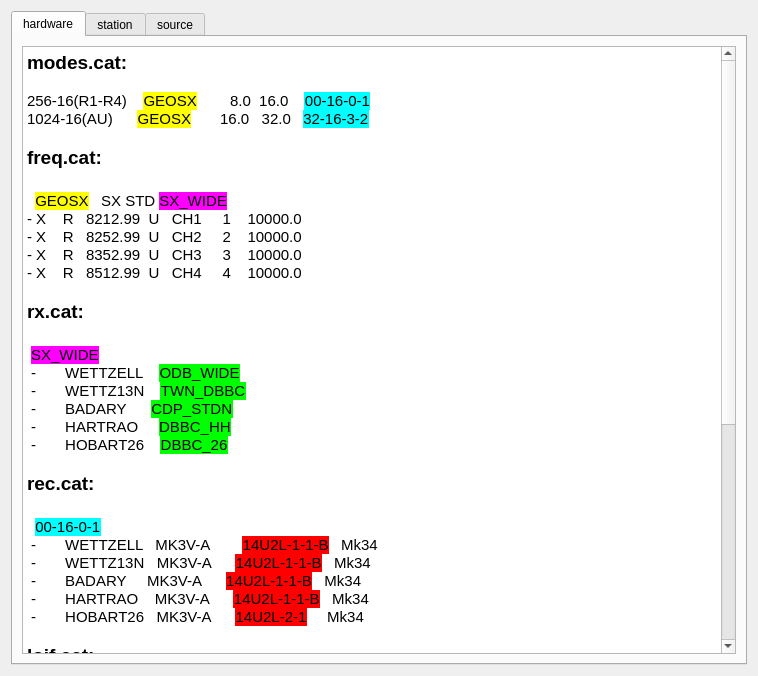
<?xml version="1.0" encoding="UTF-8"?>
<ui version="4.0">
 <class>SkedCatalogInfo</class>
 <widget class="QDialog" name="SkedCatalogInfo">
  <property name="geometry">
   <rect>
    <x>0</x>
    <y>0</y>
    <width>758</width>
    <height>676</height>
   </rect>
  </property>
  <property name="windowTitle">
   <string>Dialog</string>
  </property>
  <layout class="QVBoxLayout" name="verticalLayout_4">
   <item>
    <widget class="QTabWidget" name="tabWidget">
     <property name="currentIndex">
      <number>0</number>
     </property>
     <widget class="QWidget" name="tab">
      <attribute name="title">
       <string>hardware</string>
      </attribute>
      <layout class="QVBoxLayout" name="verticalLayout">
       <item>
        <widget class="QTextEdit" name="textEdit_2">
         <property name="readOnly">
          <bool>true</bool>
         </property>
         <property name="html">
          <string>&lt;!DOCTYPE HTML PUBLIC &quot;-//W3C//DTD HTML 4.0//EN&quot; &quot;http://www.w3.org/TR/REC-html40/strict.dtd&quot;&gt;
&lt;html&gt;&lt;head&gt;&lt;meta name=&quot;qrichtext&quot; content=&quot;1&quot; /&gt;&lt;style type=&quot;text/css&quot;&gt;
p, li { white-space: pre-wrap; }
&lt;/style&gt;&lt;/head&gt;&lt;body style=&quot; font-family:'Ubuntu'; font-size:11pt; font-weight:400; font-style:normal;&quot;&gt;
&lt;p style=&quot; margin-top:0px; margin-bottom:0px; margin-left:0px; margin-right:0px; -qt-block-indent:0; text-indent:0px;&quot;&gt;&lt;span style=&quot; font-size:14pt; font-weight:600;&quot;&gt;modes.cat:&lt;/span&gt;&lt;/p&gt;
&lt;p style=&quot;-qt-paragraph-type:empty; margin-top:0px; margin-bottom:0px; margin-left:0px; margin-right:0px; -qt-block-indent:0; text-indent:0px;&quot;&gt;&lt;br /&gt;&lt;/p&gt;
&lt;p style=&quot; margin-top:0px; margin-bottom:0px; margin-left:0px; margin-right:0px; -qt-block-indent:0; text-indent:0px;&quot;&gt;256-16(R1-R4)    &lt;span style=&quot; background-color:#ffff00;&quot;&gt;GEOSX&lt;/span&gt;        8.0  16.0    &lt;span style=&quot; background-color:#00ffff;&quot;&gt;00-16-0-1&lt;/span&gt;       &lt;/p&gt;
&lt;p style=&quot; margin-top:0px; margin-bottom:0px; margin-left:0px; margin-right:0px; -qt-block-indent:0; text-indent:0px;&quot;&gt;1024-16(AU)      &lt;span style=&quot; background-color:#ffff00;&quot;&gt;GEOSX&lt;/span&gt;       16.0   32.0   &lt;span style=&quot; background-color:#00ffff;&quot;&gt;32-16-3-2&lt;/span&gt;&lt;/p&gt;
&lt;p style=&quot;-qt-paragraph-type:empty; margin-top:0px; margin-bottom:0px; margin-left:0px; margin-right:0px; -qt-block-indent:0; text-indent:0px;&quot;&gt;&lt;br /&gt;&lt;/p&gt;
&lt;p style=&quot; margin-top:0px; margin-bottom:0px; margin-left:0px; margin-right:0px; -qt-block-indent:0; text-indent:0px;&quot;&gt;&lt;span style=&quot; font-size:14pt; font-weight:600;&quot;&gt;freq.cat:&lt;/span&gt;&lt;/p&gt;
&lt;p style=&quot;-qt-paragraph-type:empty; margin-top:0px; margin-bottom:0px; margin-left:0px; margin-right:0px; -qt-block-indent:0; text-indent:0px; font-size:14pt; font-weight:600;&quot;&gt;&lt;br /&gt;&lt;/p&gt;
&lt;p style=&quot; margin-top:0px; margin-bottom:0px; margin-left:0px; margin-right:0px; -qt-block-indent:0; text-indent:0px;&quot;&gt;  &lt;span style=&quot; background-color:#ffff00;&quot;&gt;GEOSX&lt;/span&gt;   SX STD &lt;span style=&quot; background-color:#ff00ff;&quot;&gt;SX_WIDE&lt;/span&gt;&lt;/p&gt;
&lt;p style=&quot; margin-top:0px; margin-bottom:0px; margin-left:0px; margin-right:0px; -qt-block-indent:0; text-indent:0px;&quot;&gt;- X    R   8212.99  U   CH1     1    10000.0&lt;/p&gt;
&lt;p style=&quot; margin-top:0px; margin-bottom:0px; margin-left:0px; margin-right:0px; -qt-block-indent:0; text-indent:0px;&quot;&gt;- X    R   8252.99  U   CH2     2    10000.0&lt;/p&gt;
&lt;p style=&quot; margin-top:0px; margin-bottom:0px; margin-left:0px; margin-right:0px; -qt-block-indent:0; text-indent:0px;&quot;&gt;- X    R   8352.99  U   CH3     3    10000.0&lt;/p&gt;
&lt;p style=&quot; margin-top:0px; margin-bottom:0px; margin-left:0px; margin-right:0px; -qt-block-indent:0; text-indent:0px;&quot;&gt;- X    R   8512.99  U   CH4     4    10000.0&lt;/p&gt;
&lt;p style=&quot;-qt-paragraph-type:empty; margin-top:0px; margin-bottom:0px; margin-left:0px; margin-right:0px; -qt-block-indent:0; text-indent:0px;&quot;&gt;&lt;br /&gt;&lt;/p&gt;
&lt;p style=&quot; margin-top:0px; margin-bottom:0px; margin-left:0px; margin-right:0px; -qt-block-indent:0; text-indent:0px;&quot;&gt;&lt;span style=&quot; font-size:14pt; font-weight:600;&quot;&gt;rx.cat:&lt;/span&gt;&lt;/p&gt;
&lt;p style=&quot;-qt-paragraph-type:empty; margin-top:0px; margin-bottom:0px; margin-left:0px; margin-right:0px; -qt-block-indent:0; text-indent:0px; font-size:14pt; font-weight:600;&quot;&gt;&lt;br /&gt;&lt;/p&gt;
&lt;p style=&quot; margin-top:0px; margin-bottom:0px; margin-left:0px; margin-right:0px; -qt-block-indent:0; text-indent:0px;&quot;&gt; &lt;span style=&quot; background-color:#ff00ff;&quot;&gt;SX_WIDE&lt;/span&gt;&lt;/p&gt;
&lt;p style=&quot; margin-top:0px; margin-bottom:0px; margin-left:0px; margin-right:0px; -qt-block-indent:0; text-indent:0px;&quot;&gt; -       WETTZELL    &lt;span style=&quot; background-color:#00ff00;&quot;&gt;ODB_WIDE&lt;/span&gt;&lt;/p&gt;
&lt;p style=&quot; margin-top:0px; margin-bottom:0px; margin-left:0px; margin-right:0px; -qt-block-indent:0; text-indent:0px;&quot;&gt; -       WETTZ13N    &lt;span style=&quot; background-color:#00ff00;&quot;&gt;TWN_DBBC&lt;/span&gt;&lt;/p&gt;
&lt;p style=&quot; margin-top:0px; margin-bottom:0px; margin-left:0px; margin-right:0px; -qt-block-indent:0; text-indent:0px;&quot;&gt; -       BADARY      &lt;span style=&quot; background-color:#00ff00;&quot;&gt;CDP_STDN&lt;/span&gt;&lt;/p&gt;
&lt;p style=&quot; margin-top:0px; margin-bottom:0px; margin-left:0px; margin-right:0px; -qt-block-indent:0; text-indent:0px;&quot;&gt; -       HARTRAO     &lt;span style=&quot; background-color:#00ff00;&quot;&gt;DBBC_HH&lt;/span&gt;&lt;/p&gt;
&lt;p style=&quot; margin-top:0px; margin-bottom:0px; margin-left:0px; margin-right:0px; -qt-block-indent:0; text-indent:0px;&quot;&gt; -       HOBART26    &lt;span style=&quot; background-color:#00ff00;&quot;&gt;DBBC_26&lt;/span&gt;&lt;/p&gt;
&lt;p style=&quot;-qt-paragraph-type:empty; margin-top:0px; margin-bottom:0px; margin-left:0px; margin-right:0px; -qt-block-indent:0; text-indent:0px;&quot;&gt;&lt;br /&gt;&lt;/p&gt;
&lt;p style=&quot; margin-top:0px; margin-bottom:0px; margin-left:0px; margin-right:0px; -qt-block-indent:0; text-indent:0px;&quot;&gt;&lt;span style=&quot; font-size:14pt; font-weight:600;&quot;&gt;rec.cat:&lt;/span&gt;&lt;/p&gt;
&lt;p style=&quot;-qt-paragraph-type:empty; margin-top:0px; margin-bottom:0px; margin-left:0px; margin-right:0px; -qt-block-indent:0; text-indent:0px; font-size:14pt; font-weight:600;&quot;&gt;&lt;br /&gt;&lt;/p&gt;
&lt;p style=&quot; margin-top:0px; margin-bottom:0px; margin-left:0px; margin-right:0px; -qt-block-indent:0; text-indent:0px;&quot;&gt;&lt;span style=&quot; font-weight:600;&quot;&gt; &lt;/span&gt; &lt;span style=&quot; background-color:#00ffff;&quot;&gt;00-16-0-1&lt;/span&gt;&lt;/p&gt;
&lt;p style=&quot; margin-top:0px; margin-bottom:0px; margin-left:0px; margin-right:0px; -qt-block-indent:0; text-indent:0px;&quot;&gt; -       WETTZELL   MK3V-A        &lt;span style=&quot; background-color:#ff0000;&quot;&gt;14U2L-1-1-B&lt;/span&gt;   Mk34  &lt;/p&gt;
&lt;p style=&quot; margin-top:0px; margin-bottom:0px; margin-left:0px; margin-right:0px; -qt-block-indent:0; text-indent:0px;&quot;&gt; -       WETTZ13N   MK3V-A      &lt;span style=&quot; background-color:#ff0000;&quot;&gt;14U2L-1-1-B&lt;/span&gt;   Mk34  &lt;/p&gt;
&lt;p style=&quot; margin-top:0px; margin-bottom:0px; margin-left:0px; margin-right:0px; -qt-block-indent:0; text-indent:0px;&quot;&gt; -       BADARY     MK3V-A      &lt;span style=&quot; background-color:#ff0000;&quot;&gt;14U2L-1-1-B&lt;/span&gt;   Mk34  &lt;/p&gt;
&lt;p style=&quot; margin-top:0px; margin-bottom:0px; margin-left:0px; margin-right:0px; -qt-block-indent:0; text-indent:0px;&quot;&gt; -       HARTRAO    MK3V-A      &lt;span style=&quot; background-color:#ff0000;&quot;&gt;14U2L-1-1-B&lt;/span&gt;   Mk34  &lt;/p&gt;
&lt;p style=&quot; margin-top:0px; margin-bottom:0px; margin-left:0px; margin-right:0px; -qt-block-indent:0; text-indent:0px;&quot;&gt; -       HOBART26   MK3V-A      &lt;span style=&quot; background-color:#ff0000;&quot;&gt;14U2L-2-1&lt;/span&gt;     Mk34&lt;/p&gt;
&lt;p style=&quot;-qt-paragraph-type:empty; margin-top:0px; margin-bottom:0px; margin-left:0px; margin-right:0px; -qt-block-indent:0; text-indent:0px;&quot;&gt;&lt;br /&gt;&lt;/p&gt;
&lt;p style=&quot; margin-top:0px; margin-bottom:0px; margin-left:0px; margin-right:0px; -qt-block-indent:0; text-indent:0px;&quot;&gt;&lt;span style=&quot; font-size:14pt; font-weight:600;&quot;&gt;loif.cat:&lt;/span&gt;&lt;/p&gt;
&lt;p style=&quot;-qt-paragraph-type:empty; margin-top:0px; margin-bottom:0px; margin-left:0px; margin-right:0px; -qt-block-indent:0; text-indent:0px; font-size:14pt; font-weight:600;&quot;&gt;&lt;br /&gt;&lt;/p&gt;
&lt;p style=&quot; margin-top:0px; margin-bottom:0px; margin-left:0px; margin-right:0px; -qt-block-indent:0; text-indent:0px;&quot;&gt;  &lt;span style=&quot; background-color:#00ff00;&quot;&gt;TWN_DBBC&lt;/span&gt;&lt;/p&gt;
&lt;p style=&quot; margin-top:0px; margin-bottom:0px; margin-left:0px; margin-right:0px; -qt-block-indent:0; text-indent:0px;&quot;&gt; -   1  A1    X   7580  U&lt;/p&gt;
&lt;p style=&quot; margin-top:0px; margin-bottom:0px; margin-left:0px; margin-right:0px; -qt-block-indent:0; text-indent:0px;&quot;&gt; -   2  A1    X   7580  U&lt;/p&gt;
&lt;p style=&quot; margin-top:0px; margin-bottom:0px; margin-left:0px; margin-right:0px; -qt-block-indent:0; text-indent:0px;&quot;&gt; -   3  A1    X   7580  U&lt;/p&gt;
&lt;p style=&quot; margin-top:0px; margin-bottom:0px; margin-left:0px; margin-right:0px; -qt-block-indent:0; text-indent:0px;&quot;&gt; -   4  A1    X   7580  U&lt;/p&gt;
&lt;p style=&quot; margin-top:0px; margin-bottom:0px; margin-left:0px; margin-right:0px; -qt-block-indent:0; text-indent:0px;&quot;&gt; -   5  B1    X   7580  U&lt;/p&gt;
&lt;p style=&quot; margin-top:0px; margin-bottom:0px; margin-left:0px; margin-right:0px; -qt-block-indent:0; text-indent:0px;&quot;&gt; -   6  B1    X   7580  U&lt;/p&gt;
&lt;p style=&quot;-qt-paragraph-type:empty; margin-top:0px; margin-bottom:0px; margin-left:0px; margin-right:0px; -qt-block-indent:0; text-indent:0px;&quot;&gt;&lt;br /&gt;&lt;/p&gt;
&lt;p style=&quot; margin-top:0px; margin-bottom:0px; margin-left:0px; margin-right:0px; -qt-block-indent:0; text-indent:0px;&quot;&gt;&lt;span style=&quot; font-size:14pt; font-weight:600;&quot;&gt;tracks.cat:&lt;/span&gt;&lt;/p&gt;
&lt;p style=&quot;-qt-paragraph-type:empty; margin-top:0px; margin-bottom:0px; margin-left:0px; margin-right:0px; -qt-block-indent:0; text-indent:0px; font-size:14pt; font-weight:600;&quot;&gt;&lt;br /&gt;&lt;/p&gt;
&lt;p style=&quot; margin-top:0px; margin-bottom:0px; margin-left:0px; margin-right:0px; -qt-block-indent:0; text-indent:0px;&quot;&gt; &lt;span style=&quot; background-color:#ff0000;&quot;&gt;14U2L-1-1-B &lt;/span&gt;  1   1&lt;/p&gt;
&lt;p style=&quot; margin-top:0px; margin-bottom:0px; margin-left:0px; margin-right:0px; -qt-block-indent:0; text-indent:0px;&quot;&gt; -    1 1(-1,7) &lt;/p&gt;
&lt;p style=&quot; margin-top:0px; margin-bottom:0px; margin-left:0px; margin-right:0px; -qt-block-indent:0; text-indent:0px;&quot;&gt; -    2 1(0)  &lt;/p&gt;
&lt;p style=&quot; margin-top:0px; margin-bottom:0px; margin-left:0px; margin-right:0px; -qt-block-indent:0; text-indent:0px;&quot;&gt; -    3 1(1)&lt;/p&gt;
&lt;p style=&quot; margin-top:0px; margin-bottom:0px; margin-left:0px; margin-right:0px; -qt-block-indent:0; text-indent:0px;&quot;&gt; -    4 1(2) &lt;/p&gt;
&lt;p style=&quot; margin-top:0px; margin-bottom:0px; margin-left:0px; margin-right:0px; -qt-block-indent:0; text-indent:0px;&quot;&gt; -    5 1(3) &lt;/p&gt;
&lt;p style=&quot; margin-top:0px; margin-bottom:0px; margin-left:0px; margin-right:0px; -qt-block-indent:0; text-indent:0px;&quot;&gt; -    6 1(4) &lt;/p&gt;&lt;/body&gt;&lt;/html&gt;</string>
         </property>
        </widget>
       </item>
      </layout>
     </widget>
     <widget class="QWidget" name="tab_2">
      <attribute name="title">
       <string>station</string>
      </attribute>
      <layout class="QVBoxLayout" name="verticalLayout_2">
       <item>
        <widget class="QTextEdit" name="textEdit_3">
         <property name="readOnly">
          <bool>true</bool>
         </property>
         <property name="html">
          <string>&lt;!DOCTYPE HTML PUBLIC &quot;-//W3C//DTD HTML 4.0//EN&quot; &quot;http://www.w3.org/TR/REC-html40/strict.dtd&quot;&gt;
&lt;html&gt;&lt;head&gt;&lt;meta name=&quot;qrichtext&quot; content=&quot;1&quot; /&gt;&lt;style type=&quot;text/css&quot;&gt;
p, li { white-space: pre-wrap; }
&lt;/style&gt;&lt;/head&gt;&lt;body style=&quot; font-family:'Ubuntu'; font-size:11pt; font-weight:400; font-style:normal;&quot;&gt;
&lt;p style=&quot; margin-top:0px; margin-bottom:0px; margin-left:0px; margin-right:0px; -qt-block-indent:0; text-indent:0px;&quot;&gt;&lt;span style=&quot; font-size:14pt; font-weight:600;&quot;&gt;antenna.cat:&lt;/span&gt;&lt;/p&gt;
&lt;p style=&quot;-qt-paragraph-type:empty; margin-top:0px; margin-bottom:0px; margin-left:0px; margin-right:0px; -qt-block-indent:0; text-indent:0px; font-size:14pt; font-weight:600;&quot;&gt;&lt;br /&gt;&lt;/p&gt;
&lt;p style=&quot; margin-top:0px; margin-bottom:0px; margin-left:0px; margin-right:0px; -qt-block-indent:0; text-indent:0px;&quot;&gt; V WETTZELL AZEL   0.00000 180.0   0  251.5  831.0   90.0   0   5.0  89.0  20.0 &lt;span style=&quot; background-color:#ffff00;&quot;&gt;Wz&lt;/span&gt; &lt;span style=&quot; background-color:#ff00ff;&quot;&gt;33&lt;/span&gt;  &lt;span style=&quot; background-color:#00ffff;&quot;&gt;Wz&lt;/span&gt;&lt;/p&gt;
&lt;p style=&quot; margin-top:0px; margin-bottom:0px; margin-left:0px; margin-right:0px; -qt-block-indent:0; text-indent:0px;&quot;&gt; N WETTZ13N AZEL   0.00000 720.0   0  -90.0  450.0  360.0   0   5.0  90.0  13.2 &lt;span style=&quot; background-color:#ffff00;&quot;&gt;Wn&lt;/span&gt; &lt;span style=&quot; background-color:#ff00ff;&quot;&gt;Wn&lt;/span&gt;  &lt;span style=&quot; background-color:#00ffff;&quot;&gt;Wn&lt;/span&gt; &lt;/p&gt;
&lt;p style=&quot;-qt-paragraph-type:empty; margin-top:0px; margin-bottom:0px; margin-left:0px; margin-right:0px; -qt-block-indent:0; text-indent:0px;&quot;&gt;&lt;br /&gt;&lt;/p&gt;
&lt;p style=&quot; margin-top:0px; margin-bottom:0px; margin-left:0px; margin-right:0px; -qt-block-indent:0; text-indent:0px;&quot;&gt;&lt;span style=&quot; font-size:14pt; font-weight:600;&quot;&gt;position.cat&lt;/span&gt;&lt;/p&gt;
&lt;p style=&quot;-qt-paragraph-type:empty; margin-top:0px; margin-bottom:0px; margin-left:0px; margin-right:0px; -qt-block-indent:0; text-indent:0px; font-size:14pt; font-weight:600;&quot;&gt;&lt;br /&gt;&lt;/p&gt;
&lt;p style=&quot; margin-top:0px; margin-bottom:0px; margin-left:0px; margin-right:0px; -qt-block-indent:0; text-indent:0px;&quot;&gt; &lt;span style=&quot; background-color:#ffff00;&quot;&gt;Wz&lt;/span&gt; WETTZELL   4075539.89941    931735.27025   4801629.35185   72247801   347.12   49.15 GLB1069&lt;/p&gt;
&lt;p style=&quot; margin-top:0px; margin-bottom:0px; margin-left:0px; margin-right:0px; -qt-block-indent:0; text-indent:0px;&quot;&gt; &lt;span style=&quot; background-color:#ffff00;&quot;&gt;Wn&lt;/span&gt; WETTZ13N   4075627.78800    931774.12800   4801552.27700   73870000   347.12   49.15 per Sebastian Halsig&lt;/p&gt;
&lt;p style=&quot;-qt-paragraph-type:empty; margin-top:0px; margin-bottom:0px; margin-left:0px; margin-right:0px; -qt-block-indent:0; text-indent:0px;&quot;&gt;&lt;br /&gt;&lt;/p&gt;
&lt;p style=&quot; margin-top:0px; margin-bottom:0px; margin-left:0px; margin-right:0px; -qt-block-indent:0; text-indent:0px;&quot;&gt;&lt;span style=&quot; font-size:14pt; font-weight:600;&quot;&gt;equip.cat&lt;/span&gt;&lt;/p&gt;
&lt;p style=&quot;-qt-paragraph-type:empty; margin-top:0px; margin-bottom:0px; margin-left:0px; margin-right:0px; -qt-block-indent:0; text-indent:0px; font-size:14pt; font-weight:600;&quot;&gt;&lt;br /&gt;&lt;/p&gt;
&lt;p style=&quot; margin-top:0px; margin-bottom:0px; margin-left:0px; margin-right:0px; -qt-block-indent:0; text-indent:0px;&quot;&gt; WETTZ13N   &lt;span style=&quot; background-color:#ff00ff;&quot;&gt;Wn&lt;/span&gt;  WETTZ13N  2x56000  17640  X  1400   S  1050 DBBC MARK5B&lt;/p&gt;
&lt;p style=&quot; margin-top:0px; margin-bottom:0px; margin-left:0px; margin-right:0px; -qt-block-indent:0; text-indent:0px;&quot;&gt; WETTZELL   &lt;span style=&quot; background-color:#ff00ff;&quot;&gt;33&lt;/span&gt;  WETTZELL  2x56000 17640   X   750   S  1115 S 1.0 0.934 0.0660 X 1.0 0.948 0.0516 DBBC  MARK5B&lt;/p&gt;
&lt;p style=&quot;-qt-paragraph-type:empty; margin-top:0px; margin-bottom:0px; margin-left:0px; margin-right:0px; -qt-block-indent:0; text-indent:0px;&quot;&gt;&lt;br /&gt;&lt;/p&gt;
&lt;p style=&quot; margin-top:0px; margin-bottom:0px; margin-left:0px; margin-right:0px; -qt-block-indent:0; text-indent:0px;&quot;&gt;&lt;span style=&quot; font-size:14pt; font-weight:600;&quot;&gt;mask.cat&lt;/span&gt;&lt;/p&gt;
&lt;p style=&quot;-qt-paragraph-type:empty; margin-top:0px; margin-bottom:0px; margin-left:0px; margin-right:0px; -qt-block-indent:0; text-indent:0px; font-size:14pt; font-weight:600;&quot;&gt;&lt;br /&gt;&lt;/p&gt;
&lt;p style=&quot; margin-top:0px; margin-bottom:0px; margin-left:0px; margin-right:0px; -qt-block-indent:0; text-indent:0px;&quot;&gt; H  WETTZELL &lt;span style=&quot; background-color:#00ffff;&quot;&gt;Wz&lt;/span&gt;   0 5 360 &lt;/p&gt;
&lt;p style=&quot; margin-top:0px; margin-bottom:0px; margin-left:0px; margin-right:0px; -qt-block-indent:0; text-indent:0px;&quot;&gt; H  WETTZ13N &lt;span style=&quot; background-color:#00ffff;&quot;&gt;Wn&lt;/span&gt;   0     5     360 &lt;/p&gt;&lt;/body&gt;&lt;/html&gt;</string>
         </property>
        </widget>
       </item>
      </layout>
     </widget>
     <widget class="QWidget" name="tab_3">
      <attribute name="title">
       <string>source</string>
      </attribute>
      <layout class="QVBoxLayout" name="verticalLayout_3">
       <item>
        <widget class="QTextEdit" name="textEdit_4">
         <property name="readOnly">
          <bool>true</bool>
         </property>
         <property name="html">
          <string>&lt;!DOCTYPE HTML PUBLIC &quot;-//W3C//DTD HTML 4.0//EN&quot; &quot;http://www.w3.org/TR/REC-html40/strict.dtd&quot;&gt;
&lt;html&gt;&lt;head&gt;&lt;meta name=&quot;qrichtext&quot; content=&quot;1&quot; /&gt;&lt;style type=&quot;text/css&quot;&gt;
p, li { white-space: pre-wrap; }
&lt;/style&gt;&lt;/head&gt;&lt;body style=&quot; font-family:'Ubuntu'; font-size:11pt; font-weight:400; font-style:normal;&quot;&gt;
&lt;p style=&quot; margin-top:0px; margin-bottom:0px; margin-left:0px; margin-right:0px; -qt-block-indent:0; text-indent:0px;&quot;&gt;&lt;span style=&quot; font-size:14pt; font-weight:600;&quot;&gt;source.cat&lt;/span&gt;&lt;/p&gt;
&lt;p style=&quot;-qt-paragraph-type:empty; margin-top:0px; margin-bottom:0px; margin-left:0px; margin-right:0px; -qt-block-indent:0; text-indent:0px; font-size:14pt; font-weight:600;&quot;&gt;&lt;br /&gt;&lt;/p&gt;
&lt;p style=&quot; margin-top:0px; margin-bottom:0px; margin-left:0px; margin-right:0px; -qt-block-indent:0; text-indent:0px;&quot;&gt; &lt;span style=&quot; background-color:#ffff00;&quot;&gt;0002-478&lt;/span&gt; $         00 04 35.655504     -47 36 19.60379 2000.0 0.0  ICRF2 def &lt;/p&gt;
&lt;p style=&quot; margin-top:0px; margin-bottom:0px; margin-left:0px; margin-right:0px; -qt-block-indent:0; text-indent:0px;&quot;&gt; &lt;span style=&quot; background-color:#ffff00;&quot;&gt;0059+581&lt;/span&gt; $         01 02 45.762382     +58 24 11.13660 2000.0 0.0  ICRF2 def &lt;/p&gt;
&lt;p style=&quot;-qt-paragraph-type:empty; margin-top:0px; margin-bottom:0px; margin-left:0px; margin-right:0px; -qt-block-indent:0; text-indent:0px;&quot;&gt;&lt;br /&gt;&lt;/p&gt;
&lt;p style=&quot; margin-top:0px; margin-bottom:0px; margin-left:0px; margin-right:0px; -qt-block-indent:0; text-indent:0px;&quot;&gt;&lt;span style=&quot; font-size:14pt; font-weight:600;&quot;&gt;flux.cat&lt;/span&gt;&lt;/p&gt;
&lt;p style=&quot;-qt-paragraph-type:empty; margin-top:0px; margin-bottom:0px; margin-left:0px; margin-right:0px; -qt-block-indent:0; text-indent:0px; font-size:14pt; font-weight:600;&quot;&gt;&lt;br /&gt;&lt;/p&gt;
&lt;p style=&quot; margin-top:0px; margin-bottom:0px; margin-left:0px; margin-right:0px; -qt-block-indent:0; text-indent:0px;&quot;&gt;&lt;span style=&quot; background-color:#ffff00;&quot;&gt;0002-478&lt;/span&gt; S B 0.0  0.28 14000.0 &lt;/p&gt;
&lt;p style=&quot; margin-top:0px; margin-bottom:0px; margin-left:0px; margin-right:0px; -qt-block-indent:0; text-indent:0px;&quot;&gt;&lt;span style=&quot; background-color:#ffff00;&quot;&gt;0002-478&lt;/span&gt; X B 0.0  0.23 14000.0 &lt;/p&gt;
&lt;p style=&quot; margin-top:0px; margin-bottom:0px; margin-left:0px; margin-right:0px; -qt-block-indent:0; text-indent:0px;&quot;&gt;&lt;span style=&quot; background-color:#ffff00;&quot;&gt;0059+581&lt;/span&gt;  X    M   2.50  0.30  1.00   0.  0.0  0.0 &lt;/p&gt;
&lt;p style=&quot; margin-top:0px; margin-bottom:0px; margin-left:0px; margin-right:0px; -qt-block-indent:0; text-indent:0px;&quot;&gt;&lt;span style=&quot; background-color:#ffff00;&quot;&gt;0059+581&lt;/span&gt;  S    M   2.32  1.50  1.00   0.  0.0  0.0 &lt;/p&gt;
&lt;p style=&quot;-qt-paragraph-type:empty; margin-top:0px; margin-bottom:0px; margin-left:0px; margin-right:0px; -qt-block-indent:0; text-indent:0px;&quot;&gt;&lt;br /&gt;&lt;/p&gt;
&lt;p style=&quot;-qt-paragraph-type:empty; margin-top:0px; margin-bottom:0px; margin-left:0px; margin-right:0px; -qt-block-indent:0; text-indent:0px;&quot;&gt;&lt;br /&gt;&lt;/p&gt;&lt;/body&gt;&lt;/html&gt;</string>
         </property>
        </widget>
       </item>
      </layout>
     </widget>
    </widget>
   </item>
  </layout>
 </widget>
 <resources/>
 <connections/>
</ui>
